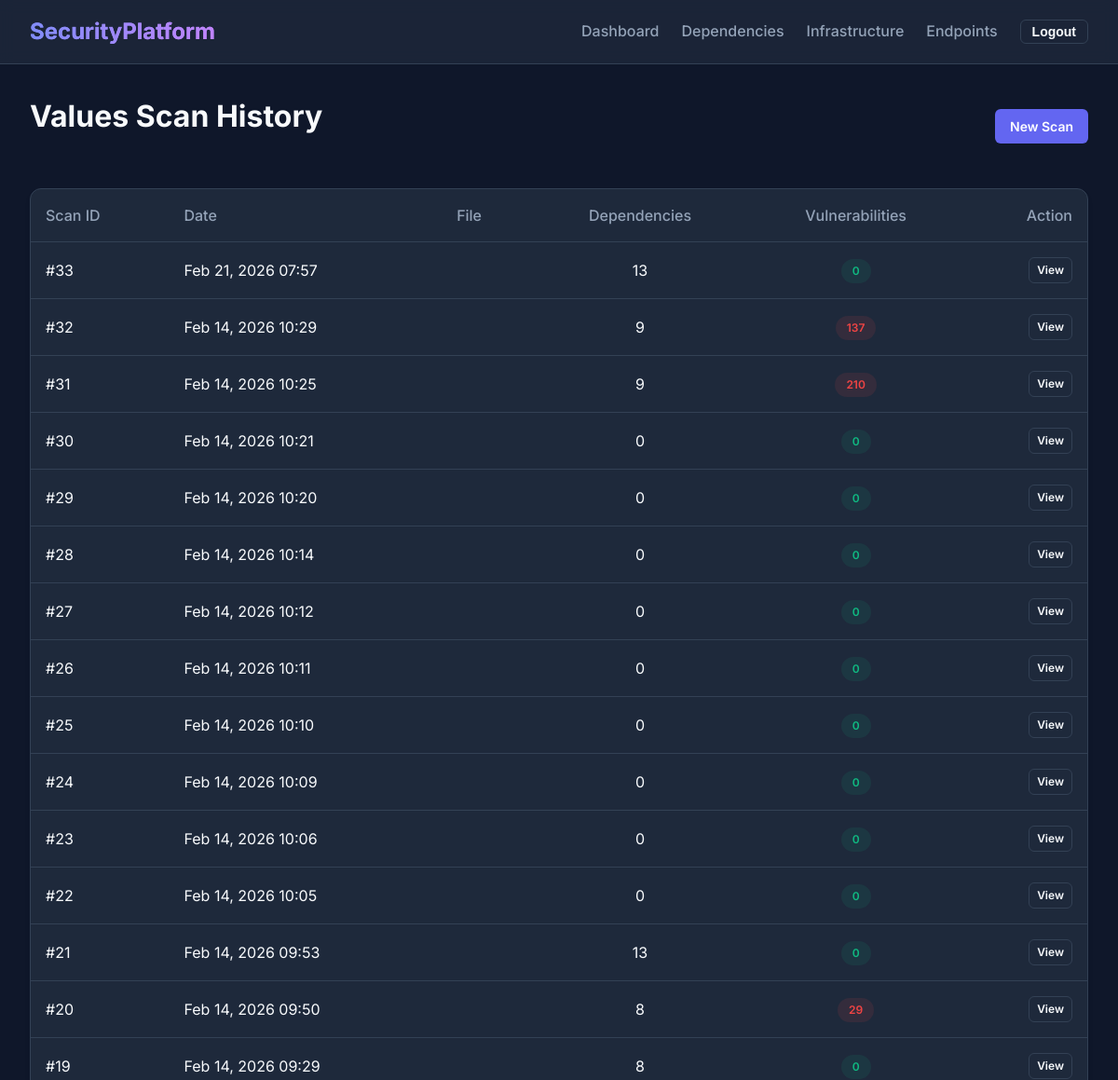
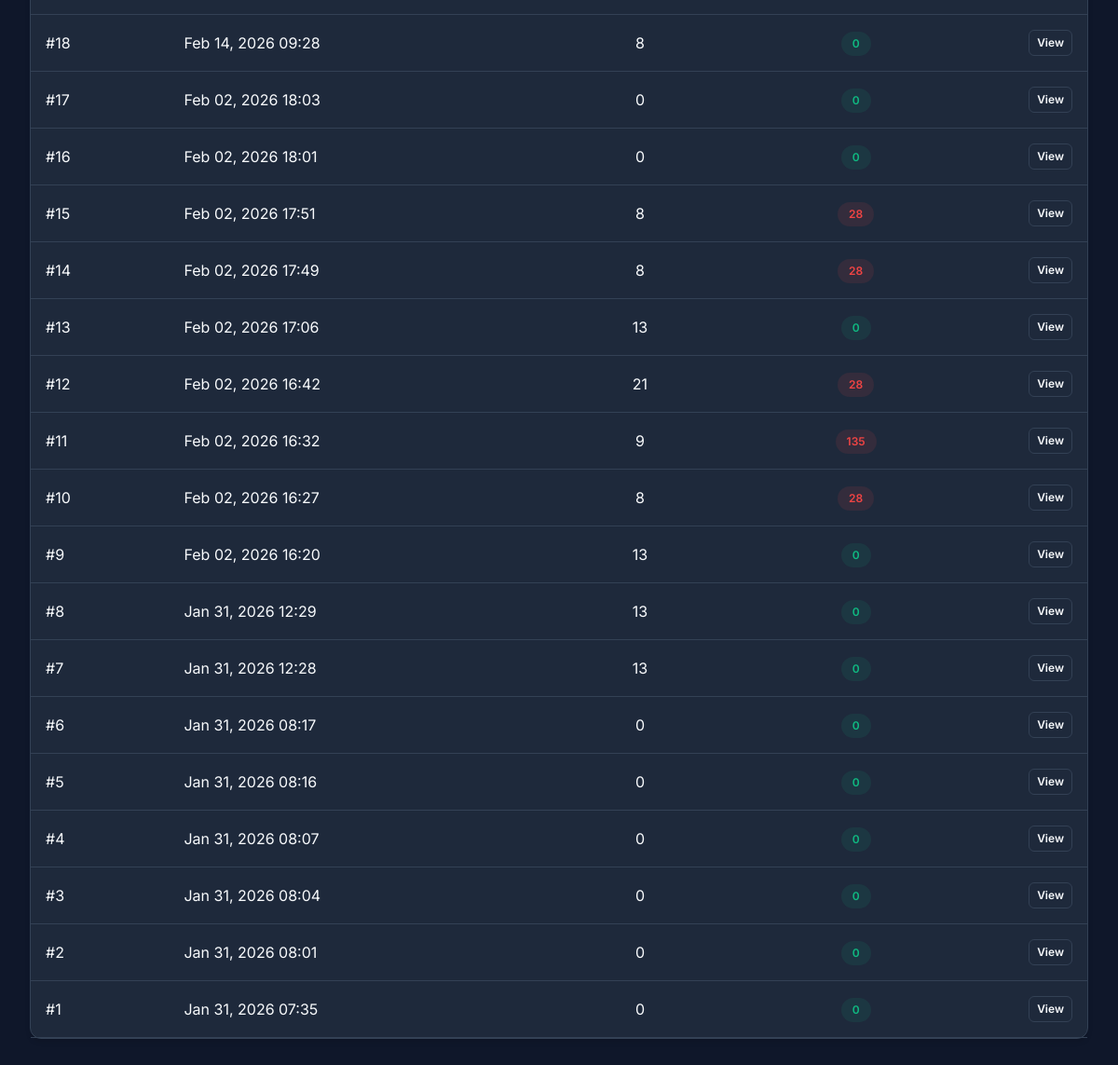
Page /analyze-code/history/ (signed in) on the committed database (2 pictures, top to bottom).
### dependency_analysis/models.py (models this page shows, shortened)
class ScanReport(models.Model):
    user = models.ForeignKey(User, on_delete=models.CASCADE)
    scan_date = models.DateTimeField(auto_now_add=True)
    total_dependencies = models.IntegerField(default=0)
    vulnerabilities_found = models.IntegerField(default=0)

### dependency_analysis/views.py (the view)
# urls.py: path('analyze-code/history/', views.report_list_view, name='dependency_report_list'),
@login_required
def report_list_view(request):
    reports = ScanReport.objects.filter(user=request.user).order_by('-scan_date')
    return render(request, 'dependency_analysis/report_list.html', {'reports': reports})

### templates/dependency_analysis/report_list.html (shortened to what this page needs)
{% extends 'base.html' %}
{% block content %}
<div class="fade-in">
    <div style="display: flex; justify-content: space-between; align-items: center; margin-bottom: 2rem;">
        <h1>Values Scan History</h1>
        <a href="{% url 'upload_dependency' %}" class="btn btn-primary">New Scan</a>
    </div>
    <div class="card" style="padding: 0;">
        <table style="width: 100%; border-collapse: collapse;">
            <thead>
                <tr style="border-bottom: 1px solid var(--border-color);">
                    <th style="text-align: left; padding: 1rem; color: var(--text-muted); font-weight: 500;">Scan ID</th>
                    <th style="text-align: left; padding: 1rem; color: var(--text-muted); font-weight: 500;">Date</th>
                    <th style="text-align: left; padding: 1rem; color: var(--text-muted); font-weight: 500;">File</th>
                    <th style="text-align: center; padding: 1rem; color: var(--text-muted); font-weight: 500;">Dependencies</th>
                    <th style="text-align: center; padding: 1rem; color: var(--text-muted); font-weight: 500;">Vulnerabilities</th>
                    <th style="text-align: right; padding: 1rem; color: var(--text-muted); font-weight: 500;">Action</th>
                </tr>
            </thead>
            <tbody>
                {% for report in reports %}
                <tr style="border-bottom: 1px solid var(--border-color);">
                    <td style="padding: 1rem;">#{{ report.id }}</td>
                    <td style="padding: 1rem;">{{ report.scan_date|date:"M d, Y H:i" }}</td>
                    <td style="padding: 1rem;">{{ report.uploaded_file.name }}</td>
                    <td style="padding: 1rem; text-align: center;">{{ report.total_dependencies }}</td>
                    <td style="padding: 1rem; text-align: center;">
                        {% if report.vulnerabilities_found > 0 %}
                            <span class="status-badge status-danger">{{ report.vulnerabilities_found }}</span>
                        {% else %}
                            <span class="status-badge status-success">0</span>
                        {% endif %}
                    </td>
                    <td style="padding: 1rem; text-align: right;">
                        <a href="{% url 'dependency_report_detail' report.id %}" class="btn btn-outline" style="padding: 0.25rem 0.5rem; font-size: 0.75rem;">View</a>
                    </td>
                </tr>
                {% empty %}
                <tr>
                    <td colspan="6" style="padding: 2rem; text-align: center; color: var(--text-muted);">No scans found.</td>
                </tr>
                {% endfor %}
            </tbody>
        </table>
    </div>
</div>
{% endblock %}

### static/css/styles.css (style rules this page uses)
:root { --primary-color: #6366f1; --primary-hover: #4f46e5; --bg-color: #0f172a; --card-bg: #1e293b; --text-color: #f8fafc; --text-muted: #94a3b8; --border-color: #334155; --success-color: #10b981; --warning-color: #f59e0b; --danger-color: #ef4444; --font-family: 'Inter', system-ui, -apple-system, sans-serif; }
body { background-color: var(--bg-color); color: var(--text-color); font-family: var(--font-family); margin: 0; padding: 0; line-height: 1.5; }
a { color: var(--primary-color); text-decoration: none; transition: color 0.2s; }
.card { background-color: var(--card-bg); border: 1px solid var(--border-color); border-radius: 0.75rem; padding: 1.5rem; margin-bottom: 1.5rem; box-shadow: 0 4px 6px -1px rgba(0, 0, 0, 0.1), 0 2px 4px -1px rgba(0, 0, 0, 0.06); transition: transform 0.2s, box-shadow 0.2s; }
.btn { display: inline-block; padding: 0.5rem 1rem; border-radius: 0.375rem; font-weight: 600; cursor: pointer; border: none; transition: all 0.2s; font-size: 0.875rem; }
.btn-primary { background-color: var(--primary-color); color: white; }
.btn-outline { background-color: transparent; border: 1px solid var(--border-color); color: var(--text-color); }
h1, h2, h3 { margin-top: 0; color: var(--text-color); }
.status-badge { display: inline-flex; align-items: center; padding: 0.25rem 0.75rem; border-radius: 9999px; font-size: 0.75rem; font-weight: 600; }
.status-success { background-color: rgba(16, 185, 129, 0.1); color: var(--success-color); }
.status-danger { background-color: rgba(239, 68, 68, 0.1); color: var(--danger-color); }
.fade-in { animation: fadeIn 0.5s ease-out forwards; opacity: 0; }

### rows in the picture
ScanReport: id "33", scan_date "Feb 21, 2026 07:57", total_dependencies "13", vulnerabilities_found "0"
ScanReport: id "32", scan_date "Feb 14, 2026 10:29", total_dependencies "9", vulnerabilities_found "137"
ScanReport: id "31", scan_date "Feb 14, 2026 10:25", total_dependencies "9", vulnerabilities_found "210"
ScanReport: id "30", scan_date "Feb 14, 2026 10:21", total_dependencies "0", vulnerabilities_found "0"
ScanReport: id "29", scan_date "Feb 14, 2026 10:20", total_dependencies "0", vulnerabilities_found "0"
ScanReport: id "28", scan_date "Feb 14, 2026 10:14", total_dependencies "0", vulnerabilities_found "0"
ScanReport: id "27", scan_date "Feb 14, 2026 10:12", total_dependencies "0", vulnerabilities_found "0"
ScanReport: id "26", scan_date "Feb 14, 2026 10:11", total_dependencies "0", vulnerabilities_found "0"
ScanReport: id "25", scan_date "Feb 14, 2026 10:10", total_dependencies "0", vulnerabilities_found "0"
ScanReport: id "24", scan_date "Feb 14, 2026 10:09", total_dependencies "0", vulnerabilities_found "0"
ScanReport: id "23", scan_date "Feb 14, 2026 10:06", total_dependencies "0", vulnerabilities_found "0"
ScanReport: id "22", scan_date "Feb 14, 2026 10:05", total_dependencies "0", vulnerabilities_found "0"
ScanReport: id "21", scan_date "Feb 14, 2026 09:53", total_dependencies "13", vulnerabilities_found "0"
ScanReport: id "20", scan_date "Feb 14, 2026 09:50", total_dependencies "8", vulnerabilities_found "29"
ScanReport: id "19", scan_date "Feb 14, 2026 09:29", total_dependencies "8", vulnerabilities_found "0"
ScanReport: id "18", scan_date "Feb 14, 2026 09:28", total_dependencies "8", vulnerabilities_found "0"
ScanReport: id "17", scan_date "Feb 02, 2026 18:03", total_dependencies "0", vulnerabilities_found "0"
ScanReport: id "16", scan_date "Feb 02, 2026 18:01", total_dependencies "0", vulnerabilities_found "0"
ScanReport: id "15", scan_date "Feb 02, 2026 17:51", total_dependencies "8", vulnerabilities_found "28"
ScanReport: id "14", scan_date "Feb 02, 2026 17:49", total_dependencies "8", vulnerabilities_found "28"
ScanReport: id "13", scan_date "Feb 02, 2026 17:06", total_dependencies "13", vulnerabilities_found "0"
ScanReport: id "12", scan_date "Feb 02, 2026 16:42", total_dependencies "21", vulnerabilities_found "28"
ScanReport: id "11", scan_date "Feb 02, 2026 16:32", total_dependencies "9", vulnerabilities_found "135"
ScanReport: id "10", scan_date "Feb 02, 2026 16:27", total_dependencies "8", vulnerabilities_found "28"
ScanReport: id "9", scan_date "Feb 02, 2026 16:20", total_dependencies "13", vulnerabilities_found "0"
ScanReport: id "8", scan_date "Jan 31, 2026 12:29", total_dependencies "13", vulnerabilities_found "0"
ScanReport: id "7", scan_date "Jan 31, 2026 12:28", total_dependencies "13", vulnerabilities_found "0"
ScanReport: id "6", scan_date "Jan 31, 2026 08:17", total_dependencies "0", vulnerabilities_found "0"
ScanReport: id "5", scan_date "Jan 31, 2026 08:16", total_dependencies "0", vulnerabilities_found "0"
ScanReport: id "4", scan_date "Jan 31, 2026 08:07", total_dependencies "0", vulnerabilities_found "0"
ScanReport: id "3", scan_date "Jan 31, 2026 08:04", total_dependencies "0", vulnerabilities_found "0"
ScanReport: id "2", scan_date "Jan 31, 2026 08:01", total_dependencies "0", vulnerabilities_found "0"
ScanReport: id "1", scan_date "Jan 31, 2026 07:35", total_dependencies "0", vulnerabilities_found "0"
